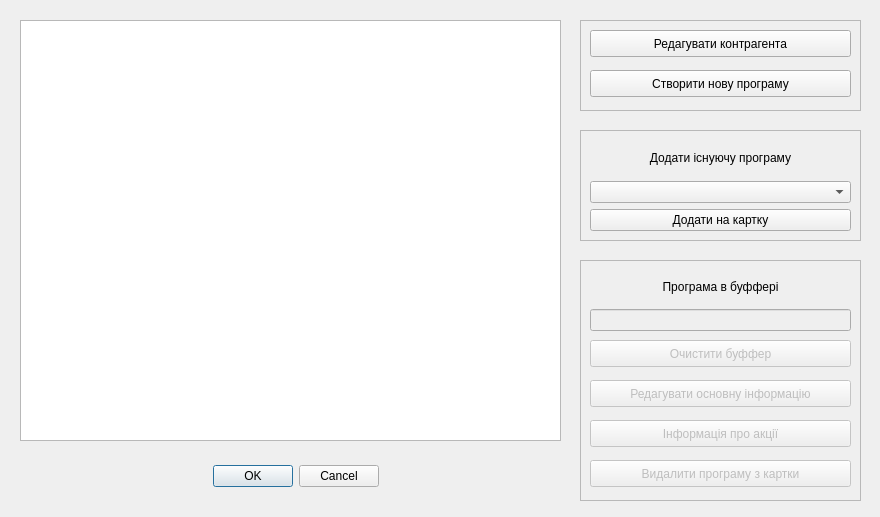
<?xml version="1.0" encoding="UTF-8"?>
<ui version="4.0">
 <class>Dialog_card_info</class>
 <widget class="QDialog" name="Dialog_card_info">
  <property name="geometry">
   <rect>
    <x>0</x>
    <y>0</y>
    <width>880</width>
    <height>517</height>
   </rect>
  </property>
  <property name="windowTitle">
   <string>Dialog</string>
  </property>
  <widget class="QDialogButtonBox" name="buttonBox">
   <property name="geometry">
    <rect>
     <x>20</x>
     <y>460</y>
     <width>551</width>
     <height>32</height>
    </rect>
   </property>
   <property name="orientation">
    <enum>Qt::Horizontal</enum>
   </property>
   <property name="standardButtons">
    <set>QDialogButtonBox::Cancel|QDialogButtonBox::Ok</set>
   </property>
   <property name="centerButtons">
    <bool>true</bool>
   </property>
  </widget>
  <widget class="QTableView" name="tableView">
   <property name="geometry">
    <rect>
     <x>20</x>
     <y>20</y>
     <width>541</width>
     <height>421</height>
    </rect>
   </property>
  </widget>
  <widget class="QFrame" name="frame_7">
   <property name="geometry">
    <rect>
     <x>580</x>
     <y>260</y>
     <width>281</width>
     <height>241</height>
    </rect>
   </property>
   <property name="frameShape">
    <enum>QFrame::StyledPanel</enum>
   </property>
   <property name="frameShadow">
    <enum>QFrame::Raised</enum>
   </property>
   <widget class="QWidget" name="verticalLayoutWidget_3">
    <property name="geometry">
     <rect>
      <x>10</x>
      <y>10</y>
      <width>261</width>
      <height>61</height>
     </rect>
    </property>
    <layout class="QVBoxLayout" name="verticalLayout_3">
     <item>
      <widget class="QLabel" name="label_3">
       <property name="text">
        <string>Програма в буффері</string>
       </property>
       <property name="alignment">
        <set>Qt::AlignCenter</set>
       </property>
      </widget>
     </item>
     <item>
      <widget class="QLineEdit" name="program_buffer">
       <property name="enabled">
        <bool>false</bool>
       </property>
      </widget>
     </item>
    </layout>
   </widget>
   <widget class="QPushButton" name="update_program_button">
    <property name="enabled">
     <bool>false</bool>
    </property>
    <property name="geometry">
     <rect>
      <x>10</x>
      <y>120</y>
      <width>261</width>
      <height>27</height>
     </rect>
    </property>
    <property name="text">
     <string>Редагувати основну інформацію</string>
    </property>
   </widget>
   <widget class="QPushButton" name="delete_program_button">
    <property name="enabled">
     <bool>false</bool>
    </property>
    <property name="geometry">
     <rect>
      <x>10</x>
      <y>200</y>
      <width>261</width>
      <height>27</height>
     </rect>
    </property>
    <property name="text">
     <string>Видалити програму з картки</string>
    </property>
   </widget>
   <widget class="QPushButton" name="clear_program_buffer">
    <property name="enabled">
     <bool>false</bool>
    </property>
    <property name="geometry">
     <rect>
      <x>10</x>
      <y>80</y>
      <width>261</width>
      <height>27</height>
     </rect>
    </property>
    <property name="text">
     <string>Очистити буффер</string>
    </property>
   </widget>
   <widget class="QPushButton" name="action_on_program_info">
    <property name="enabled">
     <bool>false</bool>
    </property>
    <property name="geometry">
     <rect>
      <x>10</x>
      <y>160</y>
      <width>261</width>
      <height>27</height>
     </rect>
    </property>
    <property name="text">
     <string>Інформація про акції</string>
    </property>
   </widget>
  </widget>
  <widget class="QFrame" name="frame">
   <property name="geometry">
    <rect>
     <x>580</x>
     <y>20</y>
     <width>281</width>
     <height>91</height>
    </rect>
   </property>
   <property name="frameShape">
    <enum>QFrame::StyledPanel</enum>
   </property>
   <property name="frameShadow">
    <enum>QFrame::Raised</enum>
   </property>
   <widget class="QPushButton" name="pushButton">
    <property name="geometry">
     <rect>
      <x>10</x>
      <y>10</y>
      <width>261</width>
      <height>27</height>
     </rect>
    </property>
    <property name="text">
     <string>Редагувати контрагента</string>
    </property>
   </widget>
   <widget class="QPushButton" name="pushButton_2">
    <property name="geometry">
     <rect>
      <x>10</x>
      <y>50</y>
      <width>261</width>
      <height>27</height>
     </rect>
    </property>
    <property name="text">
     <string>Створити нову програму</string>
    </property>
   </widget>
  </widget>
  <widget class="QFrame" name="frame_2">
   <property name="geometry">
    <rect>
     <x>580</x>
     <y>130</y>
     <width>281</width>
     <height>111</height>
    </rect>
   </property>
   <property name="frameShape">
    <enum>QFrame::StyledPanel</enum>
   </property>
   <property name="frameShadow">
    <enum>QFrame::Raised</enum>
   </property>
   <widget class="QWidget" name="verticalLayoutWidget">
    <property name="geometry">
     <rect>
      <x>10</x>
      <y>10</y>
      <width>261</width>
      <height>91</height>
     </rect>
    </property>
    <layout class="QVBoxLayout" name="verticalLayout">
     <item>
      <widget class="QLabel" name="label">
       <property name="text">
        <string>Додати існуючу програму</string>
       </property>
       <property name="alignment">
        <set>Qt::AlignCenter</set>
       </property>
      </widget>
     </item>
     <item>
      <widget class="QComboBox" name="comboBox"/>
     </item>
     <item>
      <widget class="QPushButton" name="pushButton_3">
       <property name="text">
        <string>Додати на картку</string>
       </property>
      </widget>
     </item>
    </layout>
   </widget>
  </widget>
 </widget>
 <resources/>
 <connections>
  <connection>
   <sender>buttonBox</sender>
   <signal>accepted()</signal>
   <receiver>Dialog_card_info</receiver>
   <slot>accept()</slot>
   <hints>
    <hint type="sourcelabel">
     <x>248</x>
     <y>254</y>
    </hint>
    <hint type="destinationlabel">
     <x>157</x>
     <y>274</y>
    </hint>
   </hints>
  </connection>
  <connection>
   <sender>buttonBox</sender>
   <signal>rejected()</signal>
   <receiver>Dialog_card_info</receiver>
   <slot>reject()</slot>
   <hints>
    <hint type="sourcelabel">
     <x>316</x>
     <y>260</y>
    </hint>
    <hint type="destinationlabel">
     <x>286</x>
     <y>274</y>
    </hint>
   </hints>
  </connection>
 </connections>
</ui>
